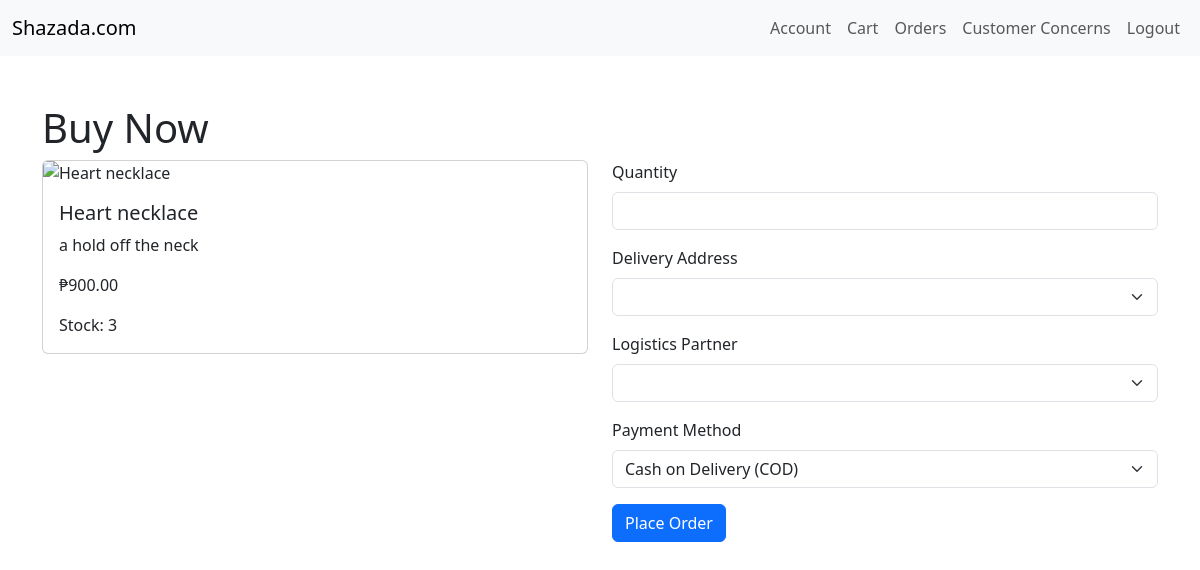
Screenshot of /user/buy_now.php?id=7 (signed in) with the database file from the repository.
### tables this page shows
CREATE TABLE `products` (
  `product_id` int(11) NOT NULL,
  `name` varchar(100) NOT NULL,
  `description` text NOT NULL,
  `price` decimal(10,2) NOT NULL,
  `stock` int(11) NOT NULL,
  `images` longtext DEFAULT NULL CHECK (json_valid(`images`)),
  `main_image` varchar(255) DEFAULT NULL,
  `created_at` timestamp NOT NULL DEFAULT current_timestamp()
);

### user/buy_now.php (the view, shortened to what this page needs)
<?php
include '../includes/db.php';
if (isset($_GET['id'])) {
    $product_id = $_GET['id'];
    $stmt = $conn->prepare("SELECT * FROM products WHERE product_id = ?");
    $stmt->execute([$product_id]);
    $product = $stmt->fetch();
} else {
    header("Location: shopping.php");
    exit();
}
?>
<!DOCTYPE html>
<html lang="en">
<head>
    <link href="https://cdn.jsdelivr.net/npm/bootstrap@5.3.0/dist/css/bootstrap.min.css" rel="stylesheet">
</head>
<body>
    <nav class="navbar navbar-expand-lg navbar-light bg-light">
        <div class="container-fluid">
            <a class="navbar-brand" href="shopping.php">Shazada.com</a>
            <div class="collapse navbar-collapse" id="navbarNav">
                <ul class="navbar-nav ms-auto">
                    <li class="nav-item">
                        <a class="nav-link" href="account.php">Account</a>
                    </li>
                    <li class="nav-item">
                        <a class="nav-link" href="cart.php">Cart</a>
                    </li>
                    <li class="nav-item">
                        <a class="nav-link" href="orders.php">Orders</a>
                    </li>
                    <li class="nav-item">
                        <a class="nav-link" href="concerns.php">Customer Concerns</a>
                    </li>
                    <li class="nav-item">
                        <a class="nav-link" href="../logout.php">Logout</a>
                    </li>
                </ul>
            </div>
        </div>
    </nav>
    <div class="container mt-5">
        <h1>Buy Now</h1>
        <div class="row">
            <div class="col-md-6">
                <div class="card">
                    <img src="<?php echo json_decode($product['images'])[0]; ?>" class="card-img-top" alt="<?php echo htmlspecialchars($product['name']); ?>">
                    <div class="card-body">
                        <h5 class="card-title"><?php echo htmlspecialchars($product['name']); ?></h5>
                        <p class="card-text"><?php echo htmlspecialchars($product['description']); ?></p>
                        <p class="card-text">₱<?php echo number_format($product['price'], 2); ?></p>
                        <p class="card-text">Stock: <?php echo $product['stock']; ?></p>
                    </div>
                </div>
            </div>
            <div class="col-md-6">
                <form method="POST">
                    <div class="mb-3">
                        <label for="quantity" class="form-label">Quantity</label>
                        <input type="number" class="form-control" id="quantity" name="quantity" min="1" max="<?php echo $product['stock']; ?>" required>
                    </div>
                    <div class="mb-3">
                        <label for="address" class="form-label">Delivery Address</label>
                        <select class="form-select" id="address" name="address" required>
                        </select>
                    </div>
                    <div class="mb-3">
                        <label for="logistics" class="form-label">Logistics Partner</label>
                        <select class="form-select" id="logistics" name="logistics" required>
                        </select>
                    </div>
                    <div class="mb-3">
                        <label for="payment_method" class="form-label">Payment Method</label>
                        <select class="form-select" id="payment_method" name="payment_method" required>
                            <option value="COD">Cash on Delivery (COD)</option>
                        </select>
                    </div>
                    <button type="submit" class="btn btn-primary">Place Order</button>
                </form>
            </div>
        </div>
    </div>
</body>
</html>

### rows the page displays
products: name "Heart necklace", description "a hold off the neck", price "900.00", stock "3"
